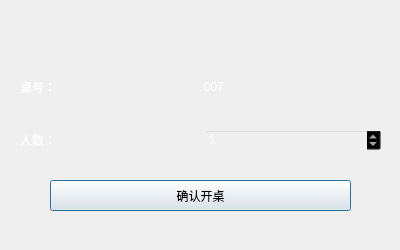
<?xml version="1.0" encoding="UTF-8"?>
<ui version="4.0">
 <class>table_usethistable</class>
 <widget class="QDialog" name="table_usethistable">
  <property name="geometry">
   <rect>
    <x>0</x>
    <y>0</y>
    <width>400</width>
    <height>250</height>
   </rect>
  </property>
  <property name="maximumSize">
   <size>
    <width>400</width>
    <height>250</height>
   </size>
  </property>
  <property name="windowTitle">
   <string>Dialog</string>
  </property>
  <widget class="QLabel" name="label">
   <property name="geometry">
    <rect>
     <x>0</x>
     <y>0</y>
     <width>401</width>
     <height>251</height>
    </rect>
   </property>
   <property name="styleSheet">
    <string notr="true">background-image: url(:/file/images/back8.jpeg);</string>
   </property>
   <property name="text">
    <string/>
   </property>
  </widget>
  <widget class="QPushButton" name="pushButton">
   <property name="geometry">
    <rect>
     <x>50</x>
     <y>180</y>
     <width>301</width>
     <height>31</height>
    </rect>
   </property>
   <property name="sizePolicy">
    <sizepolicy hsizetype="Minimum" vsizetype="Fixed">
     <horstretch>0</horstretch>
     <verstretch>0</verstretch>
    </sizepolicy>
   </property>
   <property name="text">
    <string>确认开桌</string>
   </property>
  </widget>
  <widget class="QWidget" name="">
   <property name="geometry">
    <rect>
     <x>20</x>
     <y>50</y>
     <width>361</width>
     <height>101</height>
    </rect>
   </property>
   <layout class="QVBoxLayout" name="verticalLayout">
    <item>
     <layout class="QHBoxLayout" name="horizontalLayout_2">
      <item>
       <widget class="QLabel" name="label_2">
        <property name="styleSheet">
         <string notr="true">color: rgb(255, 255, 255);</string>
        </property>
        <property name="text">
         <string>桌号：</string>
        </property>
       </widget>
      </item>
      <item>
       <widget class="QLabel" name="label_tableName">
        <property name="styleSheet">
         <string notr="true">color: rgb(255, 255, 255);</string>
        </property>
        <property name="text">
         <string>007</string>
        </property>
       </widget>
      </item>
     </layout>
    </item>
    <item>
     <layout class="QHBoxLayout" name="horizontalLayout_3">
      <item>
       <widget class="QLabel" name="label_3">
        <property name="styleSheet">
         <string notr="true">color: rgb(255, 255, 255);</string>
        </property>
        <property name="text">
         <string>人数：</string>
        </property>
       </widget>
      </item>
      <item>
       <widget class="QSpinBox" name="spinBox">
        <property name="styleSheet">
         <string notr="true">color:white;
     background:transparent;</string>
        </property>
        <property name="value">
         <number>1</number>
        </property>
       </widget>
      </item>
     </layout>
    </item>
   </layout>
  </widget>
 </widget>
 <resources/>
 <connections/>
</ui>
